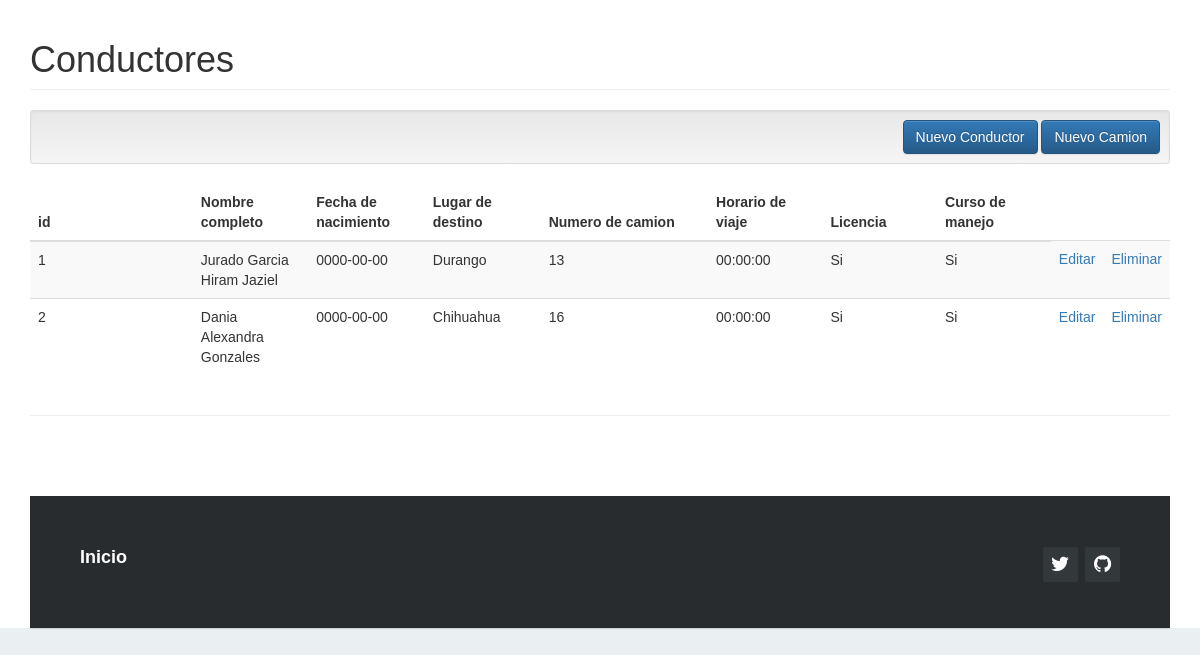
The page / on the database its author committed.
### tables this page shows
CREATE TABLE `conductor` (
  `id` int(11) NOT NULL,
  `nombre_completo` varchar(100) NOT NULL,
  `fecha_naci` date NOT NULL,
  `lugar_destino` varchar(100) NOT NULL,
  `num_camion` int(11) NOT NULL,
  `horario_viaje` time NOT NULL,
  `licencia` varchar(100) NOT NULL,
  `curso_manejo` varchar(100) NOT NULL
);

### Controller/conductor.controller.php (called while the page is built, shortened)
<?php
require_once 'model/conductor.php';
class ConductorController{
    public function __CONSTRUCT(){
        $this->model = new Conductor();
    }
    public function Index(){
        require_once 'view/header.php';
        require_once 'view/conductor/conductor.php';
        require_once 'view/footer.php';
    }
}
?>

### Model/database.php (called while the page is built)
<?php
class Database
{
    public static function Conectar()
    {
        $usuario = 'root';
        $contrasena = '';
        try {
            $conductor = new PDO('mysql:host=localhost;dbname=central_camionera;charset=utf8', $usuario, $contrasena);
            $conductor->setAttribute(PDO::ATTR_ERRMODE, PDO::ERRMODE_EXCEPTION);
            return $conductor;
        } catch (PDOException $ex) {
            return null;
        }
    }
}
?>

### Model/conductor.php (called while the page is built, shortened)
<?php
class Conductor
{
    private $conductor;
    public function __construct()
    {
        try
        {
            $this->conductor = Database::Conectar();
        }
        catch (Exception $e)
        {
            die($e->getMessage());
        }
    }
    public function Listar()
    {
        try
        {
            $stm = $this->conductor->prepare("SELECT * FROM conductor");
            $stm->execute();
            return $stm->fetchAll(PDO::FETCH_OBJ);
        }
        catch (Exception $e)
        {
            die($e->getMessage());
        }
    }
}
?>

### View/conductor/conductor.php (the view)
<h1 class="page-header">Conductores</h1>
<div class="well well-sm text-right">
    <a class="btn btn-primary" href="?c=conductor&a=Nuevo">Nuevo Conductor</a>
    <a class="btn btn-primary" href="?c=camion&a=Nuevo">Nuevo Camion</a>
</div>
<table class="table table-striped">
    <thead>
        <tr>
            <th style="width:180px;">id</th>
            <th style="width:120px;">Nombre completo </th>
            <th style="width:120px;">Fecha de nacimiento</th>
            <th style="width:120px;">Lugar de destino</th>
            <th style="width:180px;">Numero de camion</th>
            <th style="width:120px;">Horario de viaje</th>
            <th style="width:120px;">Licencia</th>
            <th style="width:120px;">Curso de manejo</th>
        </tr>
    </thead>
    <tbody>
        <?php foreach($this->model->Listar() as $r): ?>
        <tr>
            <td><?php echo $r->id; ?></td>
            <td><?php echo $r->nombre_completo; ?></td>
            <td><?php echo $r->fecha_naci; ?></td>
            <td><?php echo $r->lugar_destino; ?></td>
            <td><?php echo $r->num_camion; ?></td>
            <td><?php echo $r->horario_viaje; ?></td>
            <td><?php echo $r->licencia; ?></td>
            <td><?php echo $r->curso_manejo; ?></td>
            <td>
                <a href="?c=conductor&a=Crud&id=<?php echo $r->id; ?>">Editar</a>
            </td>
            <td>
                <a onclick="javascript:return confirm('¿Seguro de eliminar este registro?');" href="?c=conductor&a=Eliminar&id=<?php echo $r->id; ?>">Eliminar</a>
            </td>
        </tr>
        <?php endforeach; ?>
    </tbody>
</table>

### index.php (shortened to what this page needs)
<?php
require_once 'Model/database.php';
if (!isset($_REQUEST['c'])) {
    $controller = new $controller;
    $controller->Index();
}

### View/header.php (shortened to what this page needs)
<!DOCTYPE html>
<html lang="es">
	<head>
        <link rel="stylesheet" href="assets/css/bootstrap.min.css" />
        <link rel="stylesheet" href="assets/css/bootstrap-theme.min.css" />
        <link rel="stylesheet" href="assets/js/jquery-ui/jquery-ui.min.css" />
        <link rel="stylesheet" href="assets/css/style.css" />
        <link rel="stylesheet" href="assets/css/demo.css">
	      <link rel="stylesheet" href="assets/css/footer-distributed.css">
				<link rel="stylesheet" href="http://maxcdn.bootstrapcdn.com/font-awesome/4.2.0/css/font-awesome.min.css">
	</head>
    <body>
    <div class="container">

### View/footer.php (shortened to what this page needs)
            <div class="row">
                <div class="col-xs-12">
                    <hr />
                    <footer class="footer-distributed">
			                <div class="footer-right">
				                <a href="https://twitter.com/rbaenan"><i class="fa fa-twitter"></i></a>
				                <a href="https://github.com/rbaena"><i class="fa fa-github"></i></a>
  			              </div>
			                <div class="footer-left">
				                <p class="footer-links">
					          <a href="index.php">Inicio</a>
			                </div>
		                </footer>
                </div>
            </div>
        </div>
    </body>
</html>

### assets/css/demo.css (style rules this page uses)
* { padding:0; margin:0; }
html { background-color: #eaf0f2; }
body { font:14px/1.5 Arial, Helvetica, sans-serif; }
footer { position: fixed; bottom: 0; }
@media (max-height:800px) { footer { position: static; } }

### assets/css/footer-distributed.css (style rules this page uses)
.footer-distributed { background-color: #292c2f; box-shadow: 0 1px 1px 0 rgba(0, 0, 0, 0.12); box-sizing: border-box; width: 100%; text-align: left; font: normal 16px sans-serif; padding: 45px 50px; margin-top: 80px; }
.footer-distributed .footer-left p { color: #8f9296; font-size: 14px; margin: 0; }
.footer-distributed p.footer-links { font-size:18px; font-weight: bold; color: #ffffff; margin: 0 0 10px; padding: 0; }
.footer-distributed p.footer-links a { display:inline-block; line-height: 1.8; text-decoration: none; color: inherit; }
.footer-distributed .footer-right { float: right; margin-top: 6px; max-width: 180px; }
.footer-distributed .footer-right a { display: inline-block; width: 35px; height: 35px; background-color: #33383b; border-radius: 2px; font-size: 20px; color: #ffffff; text-align: center; line-height: 35px; margin-left: 3px; }

### rows shown on the page
conductor: id "1", nombre_completo "Jurado Garcia Hiram Jaziel", fecha_naci "0000-00-00", lugar_destino "Durango", num_camion "13", horario_viaje "00:00:00", licencia "Si", curso_manejo "Si"
conductor: id "2", nombre_completo "Dania Alexandra Gonzales", fecha_naci "0000-00-00", lugar_destino "Chihuahua", num_camion "16", horario_viaje "00:00:00", licencia "Si", curso_manejo "Si"
